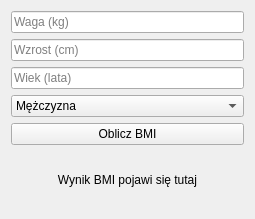
<?xml version="1.0" encoding="UTF-8"?>
<ui version="4.0">
 <class>BMIDialog</class>
 <widget class="QWidget" name="BMIDialog">
  <property name="geometry">
   <rect>
    <x>0</x>
    <y>0</y>
    <width>255</width>
    <height>219</height>
   </rect>
  </property>
  <property name="windowTitle">
   <string>Kalkulator BMI</string>
  </property>
  <layout class="QVBoxLayout" name="verticalLayout">
   <item>
    <widget class="QLineEdit" name="weightInput">
     <property name="placeholderText">
      <string>Waga (kg)</string>
     </property>
    </widget>
   </item>
   <item>
    <widget class="QLineEdit" name="heightInput">
     <property name="placeholderText">
      <string>Wzrost (cm)</string>
     </property>
    </widget>
   </item>
   <item>
    <widget class="QLineEdit" name="ageInput">
     <property name="placeholderText">
      <string>Wiek (lata)</string>
     </property>
    </widget>
   </item>
   <item>
    <widget class="QComboBox" name="genderCombo">
     <item>
      <property name="text">
       <string>Mężczyzna</string>
      </property>
     </item>
     <item>
      <property name="text">
       <string>Kobieta</string>
      </property>
     </item>
    </widget>
   </item>
   <item>
    <widget class="QPushButton" name="calculateButton">
     <property name="text">
      <string>Oblicz BMI</string>
     </property>
    </widget>
   </item>
   <item>
    <widget class="QLabel" name="resultLabel">
     <property name="text">
      <string>Wynik BMI pojawi się tutaj</string>
     </property>
     <property name="alignment">
      <set>Qt::AlignCenter</set>
     </property>
    </widget>
   </item>
  </layout>
 </widget>
 <resources/>
 <connections/>
</ui>
